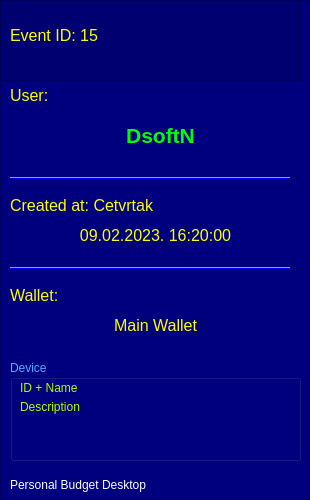
  <widget class="QFrame" name="frame">
   <property name="geometry">
    <rect>
     <x>0</x>
     <y>0</y>
     <width>310</width>
     <height>500</height>
    </rect>
   </property>
   <property name="palette">
    <palette>
     <active>
      <colorrole role="Base">
       <brush brushstyle="SolidPattern">
        <color alpha="255">
         <red>0</red>
         <green>0</green>
         <blue>127</blue>
        </color>
       </brush>
      </colorrole>
      <colorrole role="Window">
       <brush brushstyle="SolidPattern">
        <color alpha="255">
         <red>0</red>
         <green>0</green>
         <blue>127</blue>
        </color>
       </brush>
      </colorrole>
     </active>
     <inactive>
      <colorrole role="Base">
       <brush brushstyle="SolidPattern">
        <color alpha="255">
         <red>0</red>
         <green>0</green>
         <blue>127</blue>
        </color>
       </brush>
      </colorrole>
      <colorrole role="Window">
       <brush brushstyle="SolidPattern">
        <color alpha="255">
         <red>0</red>
         <green>0</green>
         <blue>127</blue>
        </color>
       </brush>
      </colorrole>
     </inactive>
     <disabled>
      <colorrole role="Base">
       <brush brushstyle="SolidPattern">
        <color alpha="255">
         <red>0</red>
         <green>0</green>
         <blue>127</blue>
        </color>
       </brush>
      </colorrole>
      <colorrole role="Window">
       <brush brushstyle="SolidPattern">
        <color alpha="255">
         <red>0</red>
         <green>0</green>
         <blue>127</blue>
        </color>
       </brush>
      </colorrole>
     </disabled>
    </palette>
   </property>
   <property name="autoFillBackground">
    <bool>true</bool>
   </property>
   <property name="frameShape">
    <enum>QFrame::StyledPanel</enum>
   </property>
   <property name="frameShadow">
    <enum>QFrame::Raised</enum>
   </property>
   <widget class="QLabel" name="lbl_event_id">
    <property name="geometry">
     <rect>
      <x>10</x>
      <y>20</y>
      <width>291</width>
      <height>31</height>
     </rect>
    </property>
    <property name="palette">
     <palette>
      <active>
       <colorrole role="WindowText">
        <brush brushstyle="SolidPattern">
         <color alpha="255">
          <red>255</red>
          <green>255</green>
          <blue>0</blue>
         </color>
        </brush>
       </colorrole>
      </active>
      <inactive>
       <colorrole role="WindowText">
        <brush brushstyle="SolidPattern">
         <color alpha="255">
          <red>255</red>
          <green>255</green>
          <blue>0</blue>
         </color>
        </brush>
       </colorrole>
      </inactive>
      <disabled>
       <colorrole role="WindowText">
        <brush brushstyle="SolidPattern">
         <color alpha="255">
          <red>120</red>
          <green>120</green>
          <blue>120</blue>
         </color>
        </brush>
       </colorrole>
      </disabled>
     </palette>
    </property>
    <property name="font">
     <font>
      <pointsize>12</pointsize>
     </font>
    </property>
    <property name="text">
     <string>Event ID: 15</string>
    </property>
   </widget>
   <widget class="QLabel" name="lbl_user">
    <property name="geometry">
     <rect>
      <x>10</x>
      <y>80</y>
      <width>291</width>
      <height>31</height>
     </rect>
    </property>
    <property name="palette">
     <palette>
      <active>
       <colorrole role="WindowText">
        <brush brushstyle="SolidPattern">
         <color alpha="255">
          <red>255</red>
          <green>255</green>
          <blue>0</blue>
         </color>
        </brush>
       </colorrole>
      </active>
      <inactive>
       <colorrole role="WindowText">
        <brush brushstyle="SolidPattern">
         <color alpha="255">
          <red>255</red>
          <green>255</green>
          <blue>0</blue>
         </color>
        </brush>
       </colorrole>
      </inactive>
      <disabled>
       <colorrole role="WindowText">
        <brush brushstyle="SolidPattern">
         <color alpha="255">
          <red>120</red>
          <green>120</green>
          <blue>120</blue>
         </color>
        </brush>
       </colorrole>
      </disabled>
     </palette>
    </property>
    <property name="font">
     <font>
      <pointsize>12</pointsize>
     </font>
    </property>
    <property name="text">
     <string>User:</string>
    </property>
   </widget>
   <widget class="QLabel" name="lbl_user_data">
    <property name="geometry">
     <rect>
      <x>20</x>
      <y>110</y>
      <width>281</width>
      <height>51</height>
     </rect>
    </property>
    <property name="palette">
     <palette>
      <active>
       <colorrole role="WindowText">
        <brush brushstyle="SolidPattern">
         <color alpha="255">
          <red>0</red>
          <green>255</green>
          <blue>0</blue>
         </color>
        </brush>
       </colorrole>
      </active>
      <inactive>
       <colorrole role="WindowText">
        <brush brushstyle="SolidPattern">
         <color alpha="255">
          <red>0</red>
          <green>255</green>
          <blue>0</blue>
         </color>
        </brush>
       </colorrole>
      </inactive>
      <disabled>
       <colorrole role="WindowText">
        <brush brushstyle="SolidPattern">
         <color alpha="255">
          <red>120</red>
          <green>120</green>
          <blue>120</blue>
         </color>
        </brush>
       </colorrole>
      </disabled>
     </palette>
    </property>
    <property name="font">
     <font>
      <pointsize>16</pointsize>
      <weight>75</weight>
      <bold>true</bold>
     </font>
    </property>
    <property name="text">
     <string>DsoftN</string>
    </property>
    <property name="alignment">
     <set>Qt::AlignCenter</set>
    </property>
    <property name="wordWrap">
     <bool>true</bool>
    </property>
   </widget>
   <widget class="QLabel" name="lbl_created">
    <property name="geometry">
     <rect>
      <x>10</x>
      <y>190</y>
      <width>291</width>
      <height>31</height>
     </rect>
    </property>
    <property name="palette">
     <palette>
      <active>
       <colorrole role="WindowText">
        <brush brushstyle="SolidPattern">
         <color alpha="255">
          <red>255</red>
          <green>255</green>
          <blue>0</blue>
         </color>
        </brush>
       </colorrole>
      </active>
      <inactive>
       <colorrole role="WindowText">
        <brush brushstyle="SolidPattern">
         <color alpha="255">
          <red>255</red>
          <green>255</green>
          <blue>0</blue>
         </color>
        </brush>
       </colorrole>
      </inactive>
      <disabled>
       <colorrole role="WindowText">
        <brush brushstyle="SolidPattern">
         <color alpha="255">
          <red>120</red>
          <green>120</green>
          <blue>120</blue>
         </color>
        </brush>
       </colorrole>
      </disabled>
     </palette>
    </property>
    <property name="font">
     <font>
      <pointsize>12</pointsize>
     </font>
    </property>
    <property name="text">
     <string>Created at: Cetvrtak</string>
    </property>
   </widget>
   <widget class="QLabel" name="lbl_created_data">
    <property name="geometry">
     <rect>
      <x>10</x>
      <y>220</y>
      <width>291</width>
      <height>31</height>
     </rect>
    </property>
    <property name="palette">
     <palette>
      <active>
       <colorrole role="WindowText">
        <brush brushstyle="SolidPattern">
         <color alpha="255">
          <red>255</red>
          <green>255</green>
          <blue>0</blue>
         </color>
        </brush>
       </colorrole>
      </active>
      <inactive>
       <colorrole role="WindowText">
        <brush brushstyle="SolidPattern">
         <color alpha="255">
          <red>255</red>
          <green>255</green>
          <blue>0</blue>
         </color>
        </brush>
       </colorrole>
      </inactive>
      <disabled>
       <colorrole role="WindowText">
        <brush brushstyle="SolidPattern">
         <color alpha="255">
          <red>120</red>
          <green>120</green>
          <blue>120</blue>
         </color>
        </brush>
       </colorrole>
      </disabled>
     </palette>
    </property>
    <property name="font">
     <font>
      <pointsize>12</pointsize>
     </font>
    </property>
    <property name="text">
     <string>09.02.2023. 16:20:00</string>
    </property>
    <property name="alignment">
     <set>Qt::AlignCenter</set>
    </property>
   </widget>
   <widget class="QLabel" name="lbl_wallet_data">
    <property name="geometry">
     <rect>
      <x>10</x>
      <y>310</y>
      <width>291</width>
      <height>31</height>
     </rect>
    </property>
    <property name="palette">
     <palette>
      <active>
       <colorrole role="WindowText">
        <brush brushstyle="SolidPattern">
         <color alpha="255">
          <red>255</red>
          <green>255</green>
          <blue>0</blue>
         </color>
        </brush>
       </colorrole>
      </active>
      <inactive>
       <colorrole role="WindowText">
        <brush brushstyle="SolidPattern">
         <color alpha="255">
          <red>255</red>
          <green>255</green>
          <blue>0</blue>
         </color>
        </brush>
       </colorrole>
      </inactive>
      <disabled>
       <colorrole role="WindowText">
        <brush brushstyle="SolidPattern">
         <color alpha="255">
          <red>120</red>
          <green>120</green>
          <blue>120</blue>
         </color>
        </brush>
       </colorrole>
      </disabled>
     </palette>
    </property>
    <property name="font">
     <font>
      <pointsize>12</pointsize>
     </font>
    </property>
    <property name="text">
     <string>Main Wallet</string>
    </property>
    <property name="alignment">
     <set>Qt::AlignCenter</set>
    </property>
   </widget>
   <widget class="QLabel" name="lbl_wallet">
    <property name="geometry">
     <rect>
      <x>10</x>
      <y>280</y>
      <width>291</width>
      <height>31</height>
     </rect>
    </property>
    <property name="palette">
     <palette>
      <active>
       <colorrole role="WindowText">
        <brush brushstyle="SolidPattern">
         <color alpha="255">
          <red>255</red>
          <green>255</green>
          <blue>0</blue>
         </color>
        </brush>
       </colorrole>
      </active>
      <inactive>
       <colorrole role="WindowText">
        <brush brushstyle="SolidPattern">
         <color alpha="255">
          <red>255</red>
          <green>255</green>
          <blue>0</blue>
         </color>
        </brush>
       </colorrole>
      </inactive>
      <disabled>
       <colorrole role="WindowText">
        <brush brushstyle="SolidPattern">
         <color alpha="255">
          <red>120</red>
          <green>120</green>
          <blue>120</blue>
         </color>
        </brush>
       </colorrole>
      </disabled>
     </palette>
    </property>
    <property name="font">
     <font>
      <pointsize>12</pointsize>
     </font>
    </property>
    <property name="text">
     <string>Wallet:</string>
    </property>
   </widget>
   <widget class="QFrame" name="frame_2">
    <property name="geometry">
     <rect>
      <x>0</x>
      <y>0</y>
      <width>301</width>
      <height>81</height>
     </rect>
    </property>
    <property name="palette">
     <palette>
      <active>
       <colorrole role="Base">
        <brush brushstyle="SolidPattern">
         <color alpha="255">
          <red>0</red>
          <green>0</green>
          <blue>127</blue>
         </color>
        </brush>
       </colorrole>
       <colorrole role="Window">
        <brush brushstyle="SolidPattern">
         <color alpha="255">
          <red>0</red>
          <green>0</green>
          <blue>113</blue>
         </color>
        </brush>
       </colorrole>
      </active>
      <inactive>
       <colorrole role="Base">
        <brush brushstyle="SolidPattern">
         <color alpha="255">
          <red>0</red>
          <green>0</green>
          <blue>127</blue>
         </color>
        </brush>
       </colorrole>
       <colorrole role="Window">
        <brush brushstyle="SolidPattern">
         <color alpha="255">
          <red>0</red>
          <green>0</green>
          <blue>113</blue>
         </color>
        </brush>
       </colorrole>
      </inactive>
      <disabled>
       <colorrole role="Base">
        <brush brushstyle="SolidPattern">
         <color alpha="255">
          <red>0</red>
          <green>0</green>
          <blue>113</blue>
         </color>
        </brush>
       </colorrole>
       <colorrole role="Window">
        <brush brushstyle="SolidPattern">
         <color alpha="255">
          <red>0</red>
          <green>0</green>
          <blue>113</blue>
         </color>
        </brush>
       </colorrole>
      </disabled>
     </palette>
    </property>
    <property name="autoFillBackground">
     <bool>true</bool>
    </property>
    <property name="frameShape">
     <enum>QFrame::StyledPanel</enum>
    </property>
    <property name="frameShadow">
     <enum>QFrame::Raised</enum>
    </property>
   </widget>
   <widget class="QLabel" name="lbl_app">
    <property name="geometry">
     <rect>
      <x>10</x>
      <y>475</y>
      <width>291</width>
      <height>20</height>
     </rect>
    </property>
    <property name="palette">
     <palette>
      <active>
       <colorrole role="WindowText">
        <brush brushstyle="SolidPattern">
         <color alpha="255">
          <red>255</red>
          <green>255</green>
          <blue>255</blue>
         </color>
        </brush>
       </colorrole>
      </active>
      <inactive>
       <colorrole role="WindowText">
        <brush brushstyle="SolidPattern">
         <color alpha="255">
          <red>255</red>
          <green>255</green>
          <blue>255</blue>
         </color>
        </brush>
       </colorrole>
      </inactive>
      <disabled>
       <colorrole role="WindowText">
        <brush brushstyle="SolidPattern">
         <color alpha="255">
          <red>120</red>
          <green>120</green>
          <blue>120</blue>
         </color>
        </brush>
       </colorrole>
      </disabled>
     </palette>
    </property>
    <property name="text">
     <string>Personal Budget Desktop</string>
    </property>
   </widget>
   <widget class="Line" name="line_2">
    <property name="geometry">
     <rect>
      <x>10</x>
      <y>170</y>
      <width>280</width>
      <height>16</height>
     </rect>
    </property>
    <property name="palette">
     <palette>
      <active>
       <colorrole role="Light">
        <brush brushstyle="SolidPattern">
         <color alpha="255">
          <red>0</red>
          <green>0</green>
          <blue>236</blue>
         </color>
        </brush>
       </colorrole>
      </active>
      <inactive>
       <colorrole role="Light">
        <brush brushstyle="SolidPattern">
         <color alpha="255">
          <red>0</red>
          <green>0</green>
          <blue>236</blue>
         </color>
        </brush>
       </colorrole>
      </inactive>
      <disabled>
       <colorrole role="Light">
        <brush brushstyle="SolidPattern">
         <color alpha="255">
          <red>0</red>
          <green>0</green>
          <blue>236</blue>
         </color>
        </brush>
       </colorrole>
      </disabled>
     </palette>
    </property>
    <property name="orientation">
     <enum>Qt::Horizontal</enum>
    </property>
   </widget>
   <widget class="Line" name="line_3">
    <property name="geometry">
     <rect>
      <x>10</x>
      <y>260</y>
      <width>280</width>
      <height>16</height>
     </rect>
    </property>
    <property name="palette">
     <palette>
      <active>
       <colorrole role="Light">
        <brush brushstyle="SolidPattern">
         <color alpha="255">
          <red>0</red>
          <green>0</green>
          <blue>236</blue>
         </color>
        </brush>
       </colorrole>
      </active>
      <inactive>
       <colorrole role="Light">
        <brush brushstyle="SolidPattern">
         <color alpha="255">
          <red>0</red>
          <green>0</green>
          <blue>236</blue>
         </color>
        </brush>
       </colorrole>
      </inactive>
      <disabled>
       <colorrole role="Light">
        <brush brushstyle="SolidPattern">
         <color alpha="255">
          <red>0</red>
          <green>0</green>
          <blue>236</blue>
         </color>
        </brush>
       </colorrole>
      </disabled>
     </palette>
    </property>
    <property name="orientation">
     <enum>Qt::Horizontal</enum>
    </property>
   </widget>
   <widget class="QGroupBox" name="grp_device">
    <property name="geometry">
     <rect>
      <x>10</x>
      <y>360</y>
      <width>291</width>
      <height>101</height>
     </rect>
    </property>
    <property name="palette">
     <palette>
      <active>
       <colorrole role="WindowText">
        <brush brushstyle="SolidPattern">
         <color alpha="255">
          <red>85</red>
          <green>170</green>
          <blue>255</blue>
         </color>
        </brush>
       </colorrole>
      </active>
      <inactive>
       <colorrole role="WindowText">
        <brush brushstyle="SolidPattern">
         <color alpha="255">
          <red>85</red>
          <green>170</green>
          <blue>255</blue>
         </color>
        </brush>
       </colorrole>
      </inactive>
      <disabled>
       <colorrole role="WindowText">
        <brush brushstyle="SolidPattern">
         <color alpha="255">
          <red>120</red>
          <green>120</green>
          <blue>120</blue>
         </color>
        </brush>
       </colorrole>
      </disabled>
     </palette>
    </property>
    <property name="title">
     <string>Device</string>
    </property>
    <widget class="QLabel" name="lbl_device_id">
     <property name="geometry">
      <rect>
       <x>10</x>
       <y>20</y>
       <width>271</width>
       <height>16</height>
      </rect>
     </property>
     <property name="palette">
      <palette>
       <active>
        <colorrole role="WindowText">
         <brush brushstyle="SolidPattern">
          <color alpha="255">
           <red>170</red>
           <green>255</green>
           <blue>0</blue>
          </color>
         </brush>
        </colorrole>
       </active>
       <inactive>
        <colorrole role="WindowText">
         <brush brushstyle="SolidPattern">
          <color alpha="255">
           <red>170</red>
           <green>255</green>
           <blue>0</blue>
          </color>
         </brush>
        </colorrole>
       </inactive>
       <disabled>
        <colorrole role="WindowText">
         <brush brushstyle="SolidPattern">
          <color alpha="255">
           <red>120</red>
           <green>120</green>
           <blue>120</blue>
          </color>
         </brush>
        </colorrole>
       </disabled>
      </palette>
     </property>
     <property name="text">
      <string>ID + Name</string>
     </property>
    </widget>
    <widget class="QLabel" name="lbl_device_description">
     <property name="geometry">
      <rect>
       <x>10</x>
       <y>40</y>
       <width>271</width>
       <height>51</height>
      </rect>
     </property>
     <property name="palette">
      <palette>
       <active>
        <colorrole role="WindowText">
         <brush brushstyle="SolidPattern">
          <color alpha="255">
           <red>170</red>
           <green>255</green>
           <blue>0</blue>
          </color>
         </brush>
        </colorrole>
       </active>
       <inactive>
        <colorrole role="WindowText">
         <brush brushstyle="SolidPattern">
          <color alpha="255">
           <red>170</red>
           <green>255</green>
           <blue>0</blue>
          </color>
         </brush>
        </colorrole>
       </inactive>
       <disabled>
        <colorrole role="WindowText">
         <brush brushstyle="SolidPattern">
          <color alpha="255">
           <red>120</red>
           <green>120</green>
           <blue>120</blue>
          </color>
         </brush>
        </colorrole>
       </disabled>
      </palette>
     </property>
     <property name="text">
      <string>Description</string>
     </property>
     <property name="alignment">
      <set>Qt::AlignLeading|Qt::AlignLeft|Qt::AlignTop</set>
     </property>
     <property name="wordWrap">
      <bool>true</bool>
     </property>
    </widget>
   </widget>
   <zorder>frame_2</zorder>
   <zorder>lbl_event_id</zorder>
   <zorder>lbl_user</zorder>
   <zorder>lbl_user_data</zorder>
   <zorder>lbl_created</zorder>
   <zorder>lbl_created_data</zorder>
   <zorder>lbl_wallet_data</zorder>
   <zorder>lbl_wallet</zorder>
   <zorder>lbl_app</zorder>
   <zorder>line_2</zorder>
   <zorder>line_3</zorder>
   <zorder>grp_device</zorder>
  </widget>
